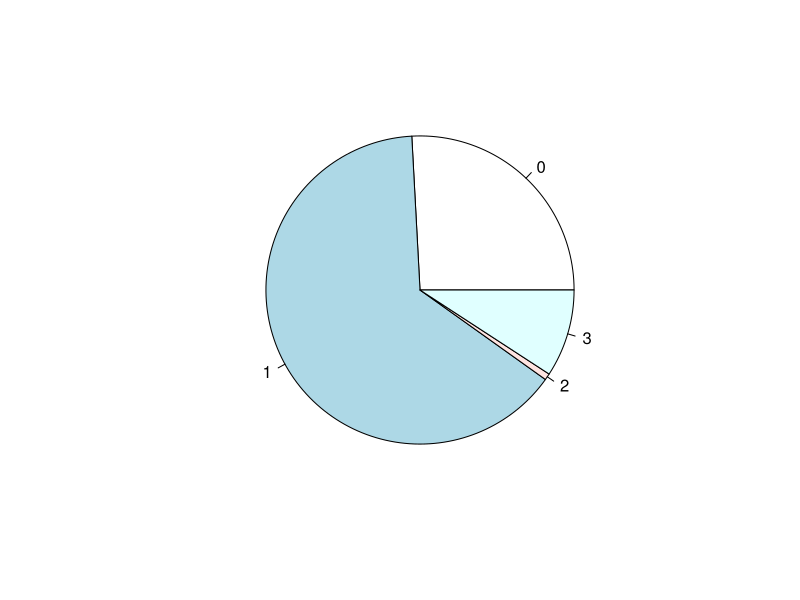
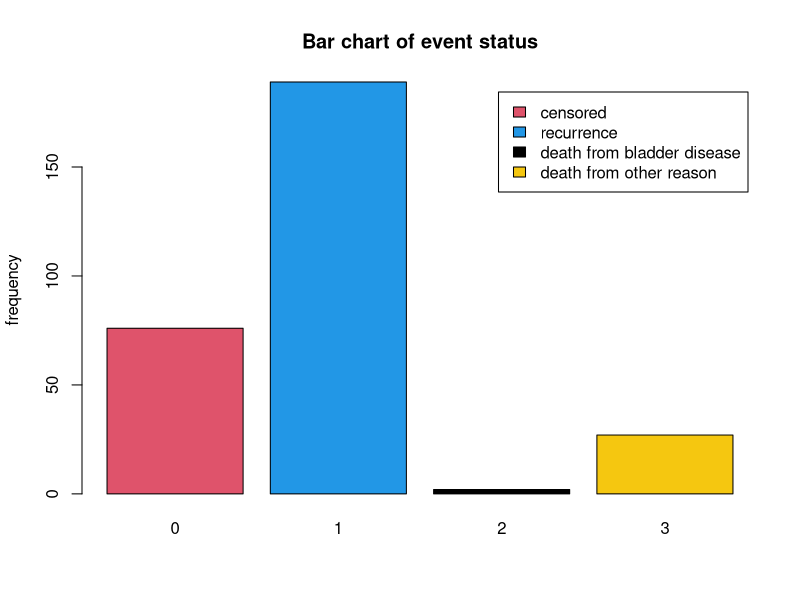
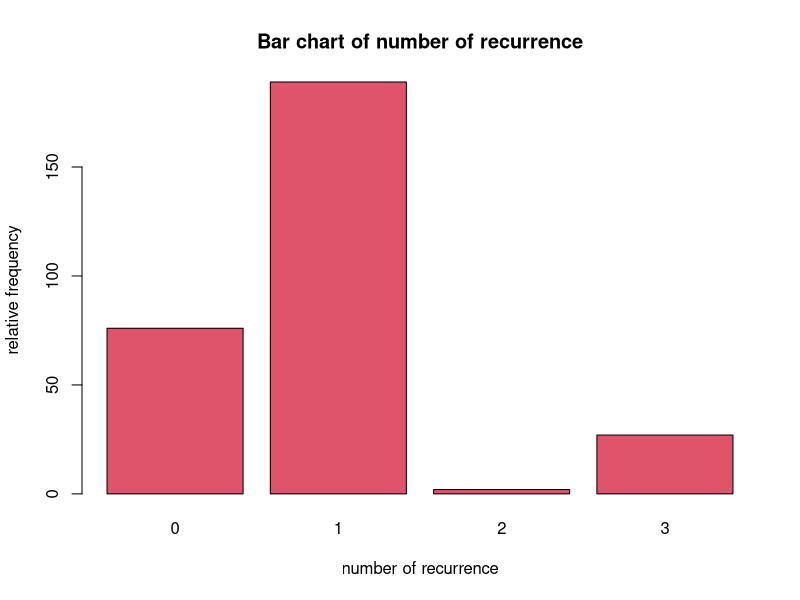

The R script that drew these images, in order:
#############################################################
# Final code for bladder data analysis
# create on 2022/12/17
# By Yawei Peng
############################################################
setwd("E:/Lily University/FYP/MyProgress/Joint_frailty_Model_code/Code_and_Data_lily_mod/FYP_implement")

library(survival)
library(matrixcalc)
library(ggplot2)


############################################################
## Data prepocessing
############################################################

data(cancer,package = 'survival')
bld1 = bladder1

head(bld1)
names(bld1)
################################################
# meaning of the data

# id:	Patient id
# treatment:	Placebo, pyridoxine (vitamin B6), or thiotepa

# number:	Initial number of tumours (8=8 or more)
# size:	Size (cm) of largest initial tumour
# recur:	Number of recurrences
# start,stop:	The start and end time of each time interval

# status:	End of interval code, 0=censored, 1=recurrence,
#     2=death from bladder disease, 3=death other/unknown cause
# rtumor:	Number of tumors found at the time of a recurrence
# rsize:	Size of largest tumor at a recurrence

# enum:	Event number (observation number within patient)
########################################################
##########################################################
### data prepocessing#####
### step 1: deal with char.

### step 2: select previous 4 gap times's individual only -->
## assume the bladder cancer only happen 4
## if recurrent more than 4--> regard as censor

### step 3: decide terminal event: "event"
## status = 0 -- censor
## status = 1 -- recurrence
## status = 2-- death from cancer-- assume recurrence
## status = 3 -- death from other reason --- assume censor

### step4: standardlize continuous data

bld1$rtumor[bld1$rtumor=='.']='0'
bld1$rtumor = as.integer(bld1$rtumor)
bld1$rsize[bld1$rsize=='.']='0'
bld1$rsize = as.integer(bld1$rsize)

summary(bld1)
View(bld1)

# ## find terminal event
nn = dim(bld1)[1]
rank = seq(1,nn,by=1)
bld1$rank = rank
bld1[1:10,]

last = aggregate(bld1$rank~bld1$id,FUN = max)
colnames(last) = c("id","rank")
# event = bld1$status[last$rank]

# last = data.frame(last,event = event)
# 
bld1 = merge(bld1,last,by = "id",all.x=T)
bld1[1:10,]

### update status

bld1$status1 = bld1$status
bld1$status1[which(bld1$status==2)]=1 # die from bladder cancer--> treat as recurrent
bld1$status1[which(bld1$status==3)]=0 # die from other reason--> treat as recurrent


# # ser revent indicator
# bld1$revent=0
# bld1$revent[which(bld1$status==1)]=1 # recurrent event

# treatment
bld1$treatmentPY = 0
bld1$treatmentTH=0
bld1$treatmentPY[bld1$treatment=='pyridoxine']=1
bld1$treatmentTH[bld1$treatment=='thiotepa']=1

# incoperate covariate bldnumber and size

datamid = bld1
datamid$newnum = bld1$number
datamid$newsize = bld1$size

dim(bld1[which(bld1$enum==1),])

patient = length(which(bld1$enum==1)) # total number
i=1
for(i in 1:patient){
  
  group = datamid[which(datamid$id==i),]
  groupsize = dim(group)[1] # total number of occurrence
  
  if (groupsize>1){
    firstrec = which.min(group$rank.x) # find the start recurr
    while(firstrec<groupsize){
      group$newnum[firstrec+1] = group$rtumor[firstrec]
      group$newsize[firstrec+1] = group$rsize[firstrec]
      firstrec = firstrec+1
    }
  }
  datamid[which(datamid$id==i),] = group
}

# View(datamid)
# write.csv(datamid,"datamid.csv")

### use new size & new num tumor as covariate

bld1 = datamid

max(bld1$newnum)

## change scale--> on the scale 0/1
## devide by 8
bld1$newnum = bld1$newnum/8
bld1$newsize = bld1$newsize/8

length(which(bld1$enum==1))
# View(bld1)
# write.csv(bld1,"newbladder.csv")

#### 



####################################################
## data visualization
####################################################

fstatus = as.factor(bld1$status)
M = table(fstatus)
M
pie(M)
b = barplot(M,legend.text = c("censored ","recurrence","death from bladder disease","death from other reason"), col = c(2,4,1,7),
        main= "Bar chart of event status",ylab ="frequency"  )

barplot(M,main = 'Bar chart of number of recurrence',xlab = 'number of recurrence',ylab = 'relative frequency',col = c(rep(2,5),rep(7,5)))



#######################################################
#      combine previous 4 gaps

#########################################################

bld4gap = bld1[which(bld1$enum<5),]
# bld4gap = bld4gap[which((bld4gap$stop-bld4gap$start)>0),]  # delete the patient with zero gaptime
dim(bld4gap)
nn2 = dim(bld4gap)[1]

bld4gap$gap1 = 0
bld4gap$gap2 = 0
bld4gap$gap3 = 0

bld4gap$mi = 1*(bld4gap$recur>0)
head(bld4gap)
stop = bld4gap$stop/10
start =  bld4gap$start/10
gapp = stop-start

bld4gap$start = start
bld4gap$stop = stop
bld4gap$gapp = gapp

head(bld4gap)

################################
## first 4 gap's patients
###############################

#################################
#### store data--> look############
# names(bld4gap)
j = 1
for(i in 1:118){
  # every indivivdual
  J = length(which(bld4gap$id==i))
  # if(J==1){
  #   bld4gap$gap1[j] = gapp[j]
  # }
  if(J==2){
    # second time
    bld4gap$gap1[j+1] = gapp[j]
  }
  if(J==3){
    # second time
    bld4gap$gap1[j+1] = gapp[j]
    # third time
    bld4gap$gap1[j+2] = gapp[j]
    bld4gap$gap2[j+2] = gapp[j+1]
  }
  if(J==4){
    # second time
    bld4gap$gap1[j+1] = gapp[j]
    # third time
    bld4gap$gap1[j+2] = gapp[j]
    bld4gap$gap2[j+2] = gapp[j+1]
    # fourth time
    bld4gap$gap1[j+3] = gapp[j]
    bld4gap$gap2[j+3] = gapp[j+1]
    bld4gap$gap3[j+3] = gapp[j+2]
  }
  j = j+J
}
head(bld4gap)
bld4gap[80:90,]
# write.csv(bld4gap,"look.csv")

# bld4gap = read.csv("look.csv",header = T)

x1 = bld4gap$treatmentPY
x2 = bld4gap$treatmentTH
x3 = bld4gap$newnum
x4 = bld4gap$newsize

g1 = bld4gap$gap1
g2 = bld4gap$gap2
g3 = bld4gap$gap3

mi = bld4gap$mi
status1 = bld4gap$status1


######

firstgap = bld4gap[which(bld4gap$enum==1),]
dim(firstgap)
# write.csv(firstgap,'111.csv')
summary(firstgap)
summary(firstgap[which(firstgap$mi==1),])

#########################################################
## ## Proportional Hazards Cured Model
#########################################################

### start MLE
ll1 = L1 = 0
### loglikelihood 
loglik2 = function(x){
  
  lambda = abs(x[1])
  alpha = abs(x[2])  # if cannot solve, change to exp
  b1 = x[3]
  b2 = x[4]
  b3 = x[5]
  b4 = x[6]
  ## coeff for gaptime
  b5 = x[7]
  b6 = x[8]
  b7 = x[9] # previous 3 is enough
  
  d0 = x[10]
  d1 = x[11]  # trts
  d2 = x[12]
  d3 = x[13]  # gap time
  
  loghaz = log(alpha)+alpha*log(lambda)+(alpha-1)*log(gapp) +(b1*x1) + (b2*x2) +(b3*x3) +(b4*x4) + (b5*g1)+(b6*g2)+(b7*g3)
  cumhaz = (lambda*gapp)^alpha * exp((b1*x1) + (b2*x2) +(b3*x3) +(b4*x4) + (b5*g1)+(b6*g2)+(b7*g3))
  
  pi = 1/(1+exp(d0+(d1*x1)+(d2*x2)+(d3*gapp)))
  
  for(i in 1:nn2){
    
    if(mi[i]==1){
      # not a zero-recurrence
      if(status1[i]==1){
        # recurrence
        L1 = log(pi[i])+loghaz[i]-cumhaz[i]
      }else{
        # censored
        L1 = log(pi[i])-cumhaz[i]
      }
    }else{
      L1 = log(1-pi[i]+pi[i]*exp(-cumhaz[i]))
    }
    ll1 = ll1+L1
  }
  f1 = -ll1
  return(f1)
}

## can find solution!!

x = rep(0.1,13)
loglik2(x)
rrr2.1<- optim(x,loglik2, hessian = T, control = list(maxit = 20000),method="BFGS")
rrr2.1


##################################################################
######### MLE coefficients & statistical inference ###############
theta = rrr2.1$par  ## MLE: theta
hessian_theta = rrr2.1$hessian # since -loglike, var no need -
var_theta = diag(solve(hessian_theta))
se_theta = sqrt(var_theta)
loglike_theta = -rrr2.1$value

wald.theta  = theta/se_theta
pvalue.theta = pnorm(wald.theta,lower.tail = F)

result = data.frame(theta = round(theta,2), se_theta = round(se_theta,2), waldstat=round(wald.theta,2),pvalue= round(pvalue.theta ,2))
write.csv(result,"model1MLE_v3.csv")


#########################################################
## ## Proportional Hazards Model without Cured proportion
#########################################################
### start MLE

x1 = bld4gap$treatmentPY
x2 = bld4gap$treatmentTH
x3 = bld4gap$newnum
x4 = bld4gap$newsize

g1 = bld4gap$gap1
g2 = bld4gap$gap2
g3 = bld4gap$gap3

mi = bld4gap$mi
status1 = bld4gap$status1

ll2 = L2 = 0

### loglikelihood 
loglik3 = function(x){
  
  lambda = abs(x[1])
  alpha = abs(x[2])  # if cannot solve, change to exp
  b1 = x[3]
  b2 = x[4]
  b3 = x[5]
  b4 = x[6]
  ## coeff for gaptime
  b5 = x[7]
  b6 = x[8]
  b7 = x[9] # previous 3 is enough
  
  loghaz = log(alpha)+alpha*log(lambda)+(alpha-1)*log(gapp) +(b1*x1) + (b2*x2) +(b3*x3) +(b4*x4) + (b5*g1)+(b6*g2)+(b7*g3)
  cumhaz = (lambda*gapp)^alpha * exp((b1*x1) + (b2*x2) +(b3*x3) +(b4*x4) + (b5*g1)+(b6*g2)+(b7*g3))
  
  for(i in 1:nn2){
      # not a zero-recurrence
    if(status1[i]==1){
      # recurrence
      L2 = loghaz[i]-cumhaz[i]
    }else{
        # censored
      L2 = -cumhaz[i]
    }
    ll2 = ll2+L2
  }
  f1 = -ll2
  return(f1)
}

## can find solution!!

x = rep(0.1,9)
loglik3(x)
rrr3.1<- optim(x,loglik3, hessian = T, control = list(maxit = 20000),method="BFGS")
rrr3.1


##################################################################
######### MLE coefficients & statistical inference ###############
theta = rrr3.1$par  ## MLE: theta
hessian_theta = rrr3.1$hessian # since -loglike, var no need -
var_theta = diag(solve(hessian_theta))
se_theta = sqrt(var_theta)
loglike_theta = -rrr3.1$value

wald.theta  = theta/se_theta
pvalue.theta = pnorm(wald.theta,lower.tail = F)
result = data.frame(theta = round(theta,2), se_theta = round(se_theta,2), waldstat=round(wald.theta,2),pvalue= round(pvalue.theta ,2))

# result = data.frame(theta = theta, waldstat=wald.theta,pvalue = pvalue.theta)
write.csv(result,"model_nocure_MLE.csv")

##### remark! same as AFT (survreg) result!!!
